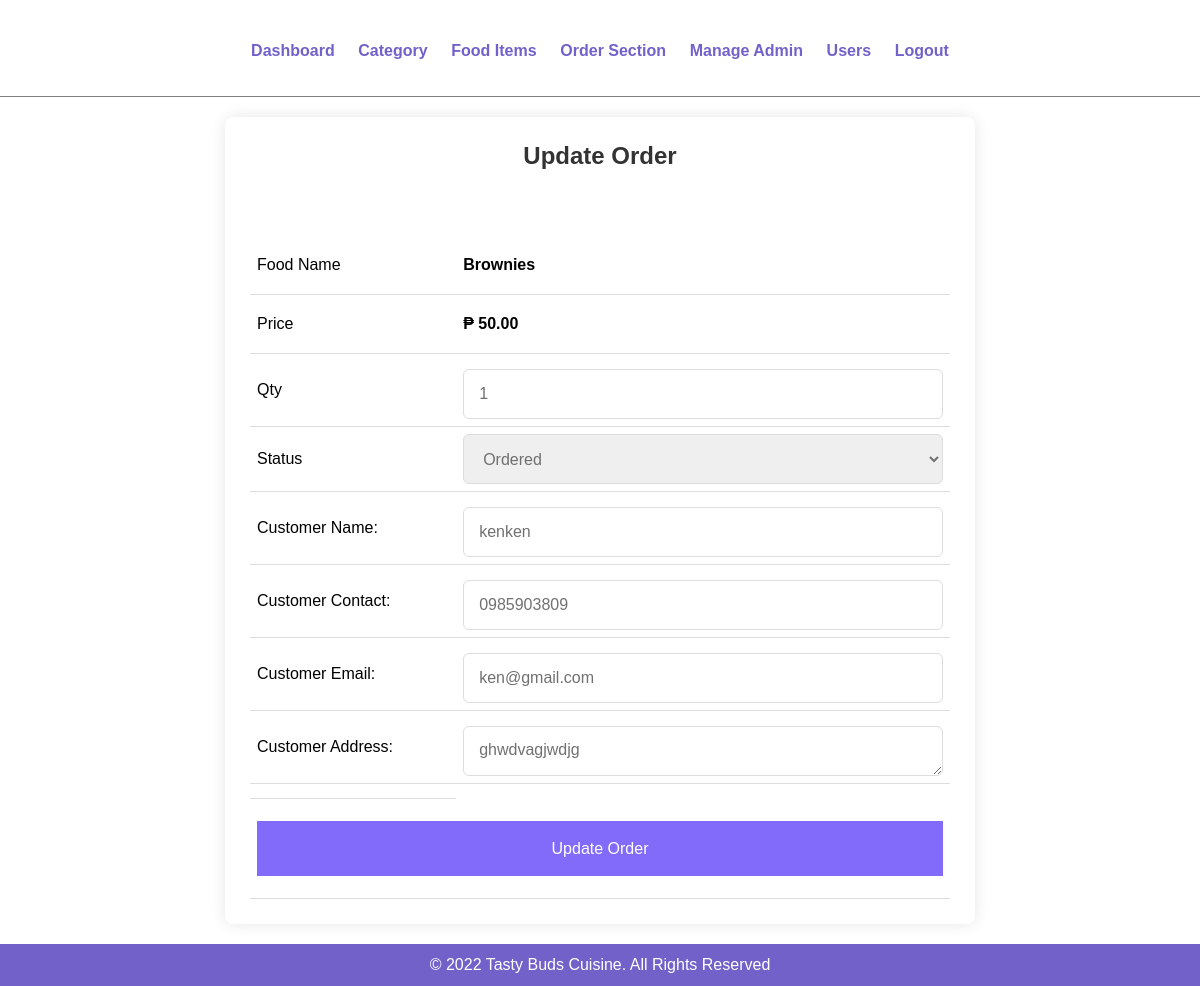
Screenshot of /FINALS/onlinefood-order/admin/update-ondelivery.php?id=25 with the database file from the repository.
### tables this page shows
CREATE TABLE `tbl_order` (
  `id` int(10) UNSIGNED NOT NULL,
  `food` varchar(150) NOT NULL,
  `price` decimal(10,2) NOT NULL,
  `qty` int(11) NOT NULL,
  `total` decimal(10,2) NOT NULL,
  `order_date` datetime NOT NULL,
  `status` varchar(50) NOT NULL,
  `customer_name` varchar(150) NOT NULL,
  `customer_contact` varchar(20) NOT NULL,
  `customer_email` varchar(150) NOT NULL,
  `customer_address` varchar(255) NOT NULL
);

### FINALS/onlinefood-order/admin/update-ondelivery.php (the view, shortened to what this page needs)
<?php include('partials/menu.php'); ?>
<div class="main">
    <div class="container">
        <h1><b>Update Order</b></h1>
        <br><br>
        <?php
            if(isset($_GET['id']))
            {
                $id=$_GET['id'];
                $sql = "SELECT * FROM tbl_order WHERE id=$id";
                $res = mysqli_query($conn, $sql);
                $count = mysqli_num_rows($res);
                if($count==1)
                {
                    $row=mysqli_fetch_assoc($res);
                    $food = $row['food'];
                    $price = $row['price'];
                    $qty = $row['qty'];
                    $status = $row['status'];
                    $customer_name = $row['customer_name'];
                    $customer_contact = $row['customer_contact'];
                    $customer_email = $row['customer_email'];
                    $customer_address= $row['customer_address'];
                }
                else
                {
                    header('location:'.SITEURL.'admin/manage-order.php');
                }
            }
            else
            {
                header('location:'.SITEURL.'admin/manage-order.php');
            }
        ?>
        <form class="form" action="" method="POST">
            <table>
                <tr>
                    <td>Food Name</td>
                    <td class="price"><b> <?php echo $food; ?> </b></td>
                </tr>
                <tr>
                    <td>Price</td>
                    <td class="price">
                        <b> ₱ <?php echo $price; ?></b>
                    </td>
                </tr>
                <tr>
                    <td>Qty</td>
                    <td>
                        <input class="input-box" type="number" min="1" name="qty" value="<?php echo $qty; ?>">
                    </td>
                </tr>
                <tr>
                    <td>Status</td>
                    <td>
                        <select class="select-box" name="status">
                            <option <?php if($status=="Ordered"){echo "selected";} ?> value="Ordered">Ordered</option>
                        </select>
                    </td>
                </tr>
                <tr>
                    <td>Customer Name: </td>
                    <td>
                        <input class="input-box" type="text" name="customer_name" value="<?php echo $customer_name; ?>">
                    </td>
                </tr>
                <tr>
                    <td>Customer Contact: </td>
                    <td>
                        <input class="input-box" type="text" name="customer_contact" value="<?php echo $customer_contact; ?>">
                    </td>
                </tr>
                <tr>
                    <td>Customer Email: </td>
                    <td>
                        <input class="input-box" type="text" name="customer_email" value="<?php echo $customer_email; ?>">
                    </td>
                </tr>
                <tr>
                    <td>Customer Address: </td>
                    <td>
                        <textarea class="input-desc" name="customer_address" cols="30" rows="5" required><?php echo $customer_address; ?></textarea>
                    </td>
                </tr>
                <tr>
                    <td>
                    </td>
                </tr>
            <td colspan="2">
                        <input type="submit" name="submit" value="Update Order" class="button">
                    </td>
            </table>
        </form>
    </div>
</div>
<?php include('partials/footer.php'); ?>

### FINALS/onlinefood-order/css/admin.css (style rules this page uses)
* { margin: 0; padding: 0; font-family: Arial, Helvetica, sans-serif; }
table { border-collapse: collapse; width: 100%; }
th, td { padding: 8px; text-align: left; border-bottom: 1px solid #ddd; }
table tr td { padding: 1%; }
.container { position: relative; max-width: 700px; width: 100%; background: #fff; padding: 25px; border-radius: 8px; box-shadow: 0 0 15px rgba(0, 0, 0, 0.1); }
.main { min-height: 100vh; display: flex; align-items: center; justify-content: center; padding: 20px; }
.container h1 { font-size: 1.5rem; color: #333; font-weight: 500; text-align: center; }
.container .form { margin-top: 30px; }
.input-box { width: 100%; margin-top: 20px; position: relative; height: 50px; outline: none; font-size: 1rem; color: #707070; margin-top: 8px; border: 1px solid #ddd; border-radius: 6px; padding: 0 15px; }
.input-desc { width: 100%; margin-top: 20px; position: relative; height: 50px; outline: none; font-size: 1rem; color: #707070; margin-top: 8px; border: 1px solid #ddd; border-radius: 6px; padding: 0 15px; padding-top: 3%; }
.select-box { height: 50px; width: 100%; outline: none; border: 1px solid #ddd; border-radius: 6px; color: #707070; font-size: 1rem; padding: 0 15px; }
.button { height: 55px; width: 100%; color: #fff; font-size: 1rem; font-weight: 400; margin-top: 15px; margin-bottom: 15px; border: none; cursor: pointer; transition: all 0.2s ease; background: rgb(130, 106, 251); }
.price { padding-top: 20px; padding-bottom: 20px; }

### rows the page displays
tbl_order: food "Brownies", price "50.00", qty "1", status "Ordered", customer_name "kenken", customer_contact "0985903809", customer_email "ken@gmail.com", customer_address "ghwdvagjwdjg"
